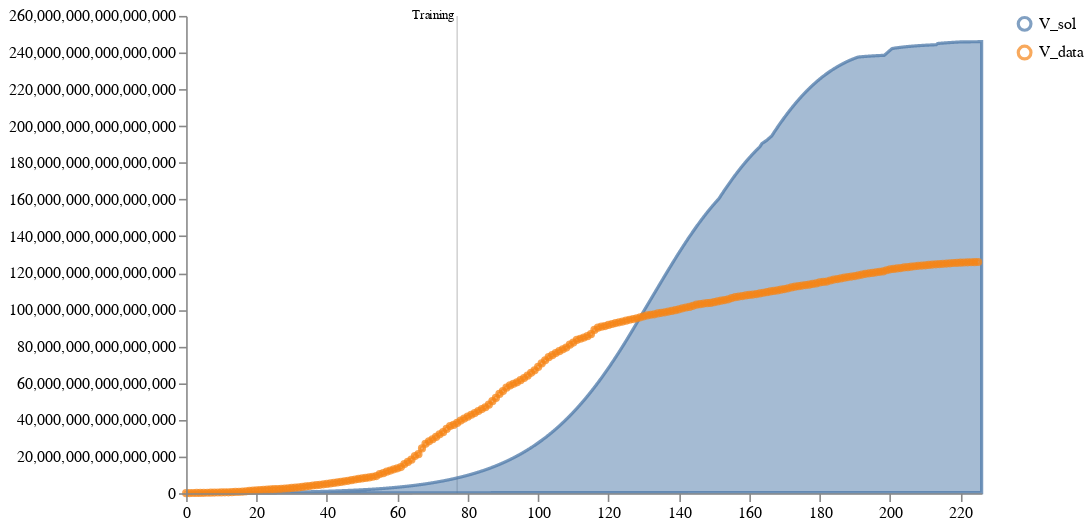

Here is the notebook cell this chart was saved with:
### Code cell
schema = plots.trajectories(pd.DataFrame(prior_samples["data"]), keep="V_sol",
                            markers={"Training": 77},
                            points=data_whole.reset_index(drop=True).rename(columns={"V":"V_data"}))
schema = plots.pad(schema, 5)
plots.ipy_display(schema)

### Figure 1 — Vega specification as saved in the notebook (floating-point values rounded to 4 significant figures; data arrays with more than 128 entries replaced by an {"elided": "..."} marker saying what was removed)
{"$schema": "https://vega.github.io/schema/vega/v5.json", "axes": [{"name": "x_axis", "orient": "bottom", "scale": "xscale", "zindex": 100}, {"name": "y_axis", "orient": "left", "scale": "yscale", "zindex": 100}], "data": [{"name": "distributions", "values": {"elided": "2261 records"}}, {"name": "traces", "transform": [{"expr": "isValid(datum.value)", "type": "filter"}], "values": []}, {"name": "points", "values": {"elided": "226 records"}}, {"name": "markers", "values": [{"label": "Training", "timepoint": 77}]}, {"name": "selected", "on": [{"remove": true, "trigger": "clear"}, {"remove": true, "trigger": "!shift"}, {"insert": "clicked", "trigger": "!shift && clicked"}, {"toggle": "clicked", "trigger": "shift && clicked"}]}], "height": 300, "legends": [{"encode": {"labels": {"interactive": true, "name": "legendLabel", "update": {"opacity": [{"test": "!length(data('selected')) || indata('selected', 'value', datum.value)", "value": 1}, {"value": 0.25}]}}, "symbols": {"interactive": true, "name": "legendSymbol", "update": {"fill": {"value": "transparent"}, "opacity": [{"test": "!length(data('selected')) || indata('selected', 'value', datum.value)", "value": 0.7}, {"value": 0.15}], "size": {"value": 64}, "strokeWidth": {"value": 2}}}}, "name": "color_legend", "stroke": "color"}], "marks": [{"from": {"facet": {"data": "points", "groupby": "trajectory", "name": "points_split"}}, "marks": [{"encode": {"hover": {"fillOpacity": {"value": 0.9}}, "update": {"fill": {"field": "trajectory", "scale": "color"}, "fillOpacity": [{"test": "!length(data('selected')) || indata('selected', 'value', datum.trajectory)", "value": 0.5}, {"value": 0.15}], "size": {"value": 10}, "stroke": {"field": "trajectory", "scale": "color"}, "strokeOpacity": [{"test": "!length(data('selected')) || indata('selected', 'value', datum.trajectory)", "value": 0.75}, {"value": 0.15}], "strokeWidth": {"value": 2}, "tooltip": {"field": "value"}, "x": {"field": "timepoint", "scale": "xscale"}, "y": {"field": "value", "scale": "yscale"}}}, "from": {"data": "points_split"}, "name": "_points_symbol", "type": "symbol", "zindex": 3}, {"encode": {"hover": {"fillOpacity": {"value": 0.9}}, "update": {"interpolate": {"value": "linear"}, "stroke": {"field": "trajectory", "scale": "color"}, "strokeOpacity": [{"test": "!length(data('selected')) || indata('selected', 'value', datum.trajectory)", "value": 0.3}, {"value": 0.1}], "strokeWidth": {"value": 2}, "x": {"field": "timepoint", "scale": "xscale"}, "y": {"field": "value", "scale": "yscale"}}}, "from": {"data": "points_split"}, "name": "_points_line", "type": "line", "zindex": 3}], "name": "_points", "type": "group", "zindex": 3}, {"from": {"facet": {"data": "traces", "groupby": "trajectory", "name": "traces_split"}}, "marks": [{"encode": {"hover": {"fillOpacity": {"value": 0.9}}, "update": {"interpolate": {"value": "linear"}, "stroke": {"field": "trajectory", "scale": "color"}, "strokeOpacity": [{"test": "!length(data('selected')) || indata('selected', 'value', datum.trajectory)", "value": 0.75}, {"value": 0.15}], "strokeWidth": {"value": 2}, "x": {"field": "timepoint", "scale": "xscale"}, "y": {"field": "value", "scale": "yscale"}}}, "from": {"data": "traces_split"}, "name": "_traces_lines", "type": "line"}], "name": "_traces", "type": "group", "zindex": 2}, {"from": {"facet": {"data": "distributions", "groupby": "trajectory", "name": "trajectory_split"}}, "marks": [{"encode": {"hover": {"fillOpacity": {"value": 0.9}}, "update": {"fill": {"field": "trajectory", "scale": "color"}, "fillOpacity": [{"test": "!length(data('selected')) || indata('selected', 'value', datum.trajectory)", "value": 0.5}, {"value": 0.15}], "interpolate": {"value": "linear"}, "stroke": {"field": "trajectory", "scale": "color"}, "strokeOpacity": [{"test": "!length(data('selected')) || indata('selected', 'value', datum.trajectory)", "value": 0.75}, {"value": 0.15}], "strokeWidth": {"value": 2}, "x": {"field": "timepoint", "scale": "xscale"}, "y": {"field": "upper", "scale": "yscale"}, "y2": {"field": "lower", "scale": "yscale"}}}, "from": {"data": "trajectory_split"}, "type": "area"}], "name": "_distributions", "type": "group", "zindex": 1}, {"marks": [{"encode": {"enter": {"stroke": {"value": "lightgray"}}, "update": {"opacity": {"value": 1}, "x": {"field": "timepoint", "scale": "xscale"}, "y": {"signal": "height"}, "y2": {"value": 0}}}, "from": {"data": "markers"}, "name": "_marker text", "type": "rule"}, {"encode": {"enter": {"fontSize": {"value": 8}, "text": {"field": "datum.label"}, "y": {"value": 0}}}, "from": {"data": "_marker text"}, "name": "_marker flags", "transform": [{"as": ["x", "_y", "opacity", "align", "baseline"], "lineAnchor": "start", "offset": [1], "size": {"signal": "[width, height]"}, "type": "label"}], "type": "text"}], "name": "_markers", "type": "group"}], "padding": 5, "scales": [{"domain": {"fields": [{"data": "distributions", "field": "timepoint"}, {"data": "traces", "field": "timepoint"}, {"data": "points", "field": "timepoint"}, {"data": "markers", "field": "timepoint"}]}, "name": "xscale", "range": "width", "type": "linear", "zero": false}, {"domain": {"fields": [{"data": "distributions", "field": "lower"}, {"data": "distributions", "field": "upper"}, {"data": "traces", "field": "value"}, {"data": "points", "field": "value"}]}, "name": "yscale", "nice": true, "range": "height", "type": "linear", "zero": true}, {"domain": {"fields": [{"data": "distributions", "field": "trajectory"}, {"data": "traces", "field": "trajectory"}, {"data": "points", "field": "trajectory"}]}, "name": "color", "range": "category", "type": "ordinal"}], "signals": [{"name": "clear", "on": [{"events": "mouseup[!event.item]", "force": true, "update": "true"}], "value": true}, {"name": "shift", "on": [{"events": "@legendSymbol:click, @legendLabel:click", "force": true, "update": "event.shiftKey"}], "value": false}, {"name": "clicked", "on": [{"events": "@legendSymbol:click, @legendLabel:click", "force": true, "update": "{value: datum.value}"}], "value": null}], "width": 500}
